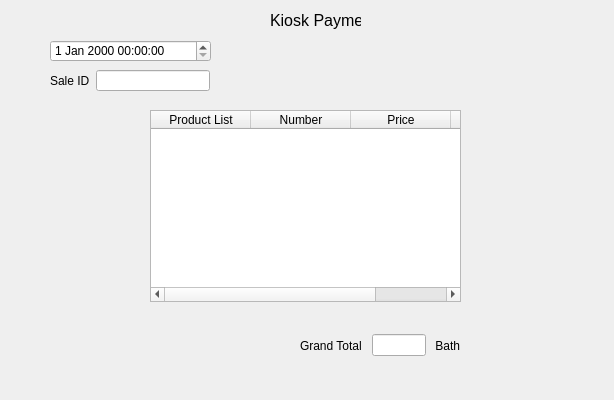
<?xml version="1.0" encoding="UTF-8"?>
<ui version="4.0">
 <class>Bill</class>
 <widget class="QWidget" name="Bill">
  <property name="geometry">
   <rect>
    <x>0</x>
    <y>0</y>
    <width>614</width>
    <height>400</height>
   </rect>
  </property>
  <property name="windowTitle">
   <string>Form</string>
  </property>
  <widget class="QLabel" name="label">
   <property name="geometry">
    <rect>
     <x>270</x>
     <y>5</y>
     <width>91</width>
     <height>31</height>
    </rect>
   </property>
   <property name="font">
    <font>
     <pointsize>12</pointsize>
    </font>
   </property>
   <property name="text">
    <string>Kiosk Payment</string>
   </property>
  </widget>
  <widget class="QWidget" name="horizontalLayoutWidget">
   <property name="geometry">
    <rect>
     <x>50</x>
     <y>70</y>
     <width>160</width>
     <height>21</height>
    </rect>
   </property>
   <layout class="QHBoxLayout" name="horizontalLayout">
    <item>
     <widget class="QLabel" name="labelSaleID">
      <property name="text">
       <string>Sale ID</string>
      </property>
     </widget>
    </item>
    <item>
     <widget class="QLineEdit" name="lineEditSaleID"/>
    </item>
   </layout>
  </widget>
  <widget class="QDateTimeEdit" name="dateTimeEditBill">
   <property name="geometry">
    <rect>
     <x>50</x>
     <y>40</y>
     <width>161</width>
     <height>22</height>
    </rect>
   </property>
  </widget>
  <widget class="QTableWidget" name="tableWidgetBill">
   <property name="geometry">
    <rect>
     <x>150</x>
     <y>110</y>
     <width>311</width>
     <height>192</height>
    </rect>
   </property>
   <column>
    <property name="text">
     <string>Product List</string>
    </property>
   </column>
   <column>
    <property name="text">
     <string>Number</string>
    </property>
   </column>
   <column>
    <property name="text">
     <string>Price</string>
    </property>
   </column>
   <column>
    <property name="text">
     <string>Total</string>
    </property>
   </column>
  </widget>
  <widget class="QWidget" name="horizontalLayoutWidget_2">
   <property name="geometry">
    <rect>
     <x>300</x>
     <y>330</y>
     <width>160</width>
     <height>31</height>
    </rect>
   </property>
   <layout class="QHBoxLayout" name="horizontalLayout_2">
    <item>
     <widget class="QLabel" name="labelGrandTotal">
      <property name="text">
       <string>Grand Total </string>
      </property>
     </widget>
    </item>
    <item>
     <widget class="QLineEdit" name="lineEditGrandTotal"/>
    </item>
    <item>
     <widget class="QLabel" name="labelBath">
      <property name="text">
       <string> Bath</string>
      </property>
     </widget>
    </item>
   </layout>
  </widget>
 </widget>
 <resources/>
 <connections/>
</ui>
